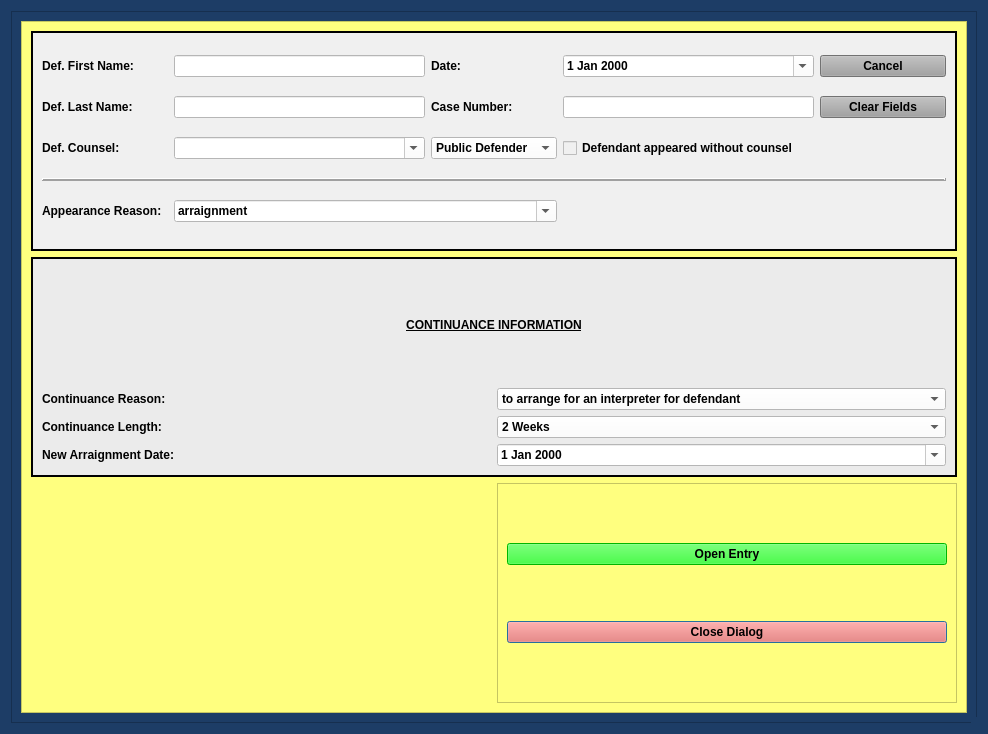
<?xml version="1.0" encoding="UTF-8"?>
<ui version="4.0">
 <class>ArraignmentContinueDialog</class>
 <widget class="QDialog" name="ArraignmentContinueDialog">
  <property name="windowModality">
   <enum>Qt::NonModal</enum>
  </property>
  <property name="enabled">
   <bool>true</bool>
  </property>
  <property name="geometry">
   <rect>
    <x>0</x>
    <y>0</y>
    <width>988</width>
    <height>734</height>
   </rect>
  </property>
  <property name="sizePolicy">
   <sizepolicy hsizetype="Preferred" vsizetype="Preferred">
    <horstretch>0</horstretch>
    <verstretch>0</verstretch>
   </sizepolicy>
  </property>
  <property name="minimumSize">
   <size>
    <width>0</width>
    <height>0</height>
   </size>
  </property>
  <property name="maximumSize">
   <size>
    <width>2500</width>
    <height>3500</height>
   </size>
  </property>
  <property name="palette">
   <palette>
    <active>
     <colorrole role="Button">
      <brush brushstyle="SolidPattern">
       <color alpha="255">
        <red>29</red>
        <green>61</green>
        <blue>102</blue>
       </color>
      </brush>
     </colorrole>
     <colorrole role="Base">
      <brush brushstyle="SolidPattern">
       <color alpha="255">
        <red>29</red>
        <green>61</green>
        <blue>102</blue>
       </color>
      </brush>
     </colorrole>
     <colorrole role="Window">
      <brush brushstyle="SolidPattern">
       <color alpha="255">
        <red>29</red>
        <green>61</green>
        <blue>102</blue>
       </color>
      </brush>
     </colorrole>
    </active>
    <inactive>
     <colorrole role="Button">
      <brush brushstyle="SolidPattern">
       <color alpha="255">
        <red>29</red>
        <green>61</green>
        <blue>102</blue>
       </color>
      </brush>
     </colorrole>
     <colorrole role="Base">
      <brush brushstyle="SolidPattern">
       <color alpha="255">
        <red>29</red>
        <green>61</green>
        <blue>102</blue>
       </color>
      </brush>
     </colorrole>
     <colorrole role="Window">
      <brush brushstyle="SolidPattern">
       <color alpha="255">
        <red>29</red>
        <green>61</green>
        <blue>102</blue>
       </color>
      </brush>
     </colorrole>
    </inactive>
    <disabled>
     <colorrole role="Button">
      <brush brushstyle="SolidPattern">
       <color alpha="255">
        <red>29</red>
        <green>61</green>
        <blue>102</blue>
       </color>
      </brush>
     </colorrole>
     <colorrole role="Base">
      <brush brushstyle="SolidPattern">
       <color alpha="255">
        <red>29</red>
        <green>61</green>
        <blue>102</blue>
       </color>
      </brush>
     </colorrole>
     <colorrole role="Window">
      <brush brushstyle="SolidPattern">
       <color alpha="255">
        <red>29</red>
        <green>61</green>
        <blue>102</blue>
       </color>
      </brush>
     </colorrole>
    </disabled>
   </palette>
  </property>
  <property name="font">
   <font>
    <family>Palatino Linotype</family>
    <pointsize>10</pointsize>
    <weight>75</weight>
    <italic>false</italic>
    <bold>true</bold>
   </font>
  </property>
  <property name="windowTitle">
   <string>Arraignment Continuance Entry Case Information</string>
  </property>
  <property name="toolTip">
   <string/>
  </property>
  <property name="styleSheet">
   <string notr="true">background-color: rgb(29, 61, 102);
font: 75 10pt &quot;Palatino Linotype&quot;;
font-weight: bold;</string>
  </property>
  <property name="sizeGripEnabled">
   <bool>true</bool>
  </property>
  <property name="modal">
   <bool>true</bool>
  </property>
  <layout class="QGridLayout" name="gridLayout_8">
   <item row="0" column="0">
    <widget class="QFrame" name="frame_4">
     <property name="styleSheet">
      <string notr="true">background-color: rgb(29, 61, 102);</string>
     </property>
     <property name="frameShape">
      <enum>QFrame::StyledPanel</enum>
     </property>
     <property name="frameShadow">
      <enum>QFrame::Raised</enum>
     </property>
     <layout class="QGridLayout" name="gridLayout_4">
      <item row="0" column="0">
       <widget class="QScrollArea" name="scrollArea">
        <property name="focusPolicy">
         <enum>Qt::NoFocus</enum>
        </property>
        <property name="styleSheet">
         <string notr="true">background-color: rgb(255, 255, 127);</string>
        </property>
        <property name="widgetResizable">
         <bool>true</bool>
        </property>
        <widget class="QWidget" name="scrollAreaWidgetContents">
         <property name="geometry">
          <rect>
           <x>0</x>
           <y>0</y>
           <width>948</width>
           <height>694</height>
          </rect>
         </property>
         <layout class="QGridLayout" name="gridLayout_2">
          <item row="0" column="0" colspan="2">
           <widget class="QFrame" name="case_name_Frame">
            <property name="sizePolicy">
             <sizepolicy hsizetype="Preferred" vsizetype="Preferred">
              <horstretch>0</horstretch>
              <verstretch>0</verstretch>
             </sizepolicy>
            </property>
            <property name="styleSheet">
             <string notr="true">background-color: rgb(240, 240, 240);</string>
            </property>
            <property name="frameShape">
             <enum>QFrame::Box</enum>
            </property>
            <property name="frameShadow">
             <enum>QFrame::Plain</enum>
            </property>
            <property name="lineWidth">
             <number>2</number>
            </property>
            <layout class="QGridLayout" name="gridLayout" columnstretch="1,2,1,2,1">
             <item row="1" column="0">
              <widget class="QLabel" name="label_2">
               <property name="text">
                <string>Def. Last Name:</string>
               </property>
              </widget>
             </item>
             <item row="0" column="3">
              <widget class="NoScrollDateEdit" name="plea_trial_date">
               <property name="focusPolicy">
                <enum>Qt::NoFocus</enum>
               </property>
               <property name="styleSheet">
                <string notr="true">color: rgb(0, 0, 0);
background-color: rgb(255, 255, 255);</string>
               </property>
               <property name="calendarPopup">
                <bool>true</bool>
               </property>
              </widget>
             </item>
             <item row="0" column="2">
              <widget class="QLabel" name="label_26">
               <property name="text">
                <string>Date:</string>
               </property>
              </widget>
             </item>
             <item row="2" column="0">
              <widget class="QLabel" name="label_24">
               <property name="text">
                <string>Def. Counsel:</string>
               </property>
              </widget>
             </item>
             <item row="2" column="2">
              <widget class="NoScrollComboBox" name="defense_counsel_type_box">
               <property name="styleSheet">
                <string notr="true">background-color: rgb(255, 255, 255);</string>
               </property>
               <item>
                <property name="text">
                 <string>Public Defender</string>
                </property>
               </item>
               <item>
                <property name="text">
                 <string>Private Counsel</string>
                </property>
               </item>
              </widget>
             </item>
             <item row="2" column="3">
              <widget class="QCheckBox" name="defense_counsel_waived_checkBox">
               <property name="text">
                <string>Defendant appeared without counsel</string>
               </property>
              </widget>
             </item>
             <item row="2" column="1">
              <widget class="DefenseCounselComboBox" name="defense_counsel_name_box">
               <property name="styleSheet">
                <string notr="true">background-color: rgb(255, 255, 255);</string>
               </property>
               <property name="editable">
                <bool>true</bool>
               </property>
              </widget>
             </item>
             <item row="1" column="4">
              <widget class="QPushButton" name="clear_fields_case_Button">
               <property name="focusPolicy">
                <enum>Qt::NoFocus</enum>
               </property>
               <property name="styleSheet">
                <string notr="true">background-color: rgb(160, 160, 160);</string>
               </property>
               <property name="text">
                <string>Clear Fields</string>
               </property>
              </widget>
             </item>
             <item row="0" column="1">
              <widget class="QLineEdit" name="defendant_first_name_lineEdit">
               <property name="styleSheet">
                <string notr="true">background-color: rgb(255, 255, 255);</string>
               </property>
              </widget>
             </item>
             <item row="1" column="1">
              <widget class="QLineEdit" name="defendant_last_name_lineEdit">
               <property name="enabled">
                <bool>true</bool>
               </property>
               <property name="styleSheet">
                <string notr="true">background-color: rgb(255, 255, 255);</string>
               </property>
              </widget>
             </item>
             <item row="4" column="0">
              <widget class="QLabel" name="label_11">
               <property name="text">
                <string>Appearance Reason:</string>
               </property>
              </widget>
             </item>
             <item row="0" column="4">
              <widget class="QPushButton" name="cancel_Button">
               <property name="focusPolicy">
                <enum>Qt::NoFocus</enum>
               </property>
               <property name="styleSheet">
                <string notr="true">background-color: rgb(160, 160, 160);</string>
               </property>
               <property name="text">
                <string>Cancel</string>
               </property>
              </widget>
             </item>
             <item row="1" column="2">
              <widget class="QLabel" name="label_3">
               <property name="text">
                <string>Case Number:</string>
               </property>
              </widget>
             </item>
             <item row="0" column="0">
              <widget class="QLabel" name="label">
               <property name="text">
                <string>Def. First Name:</string>
               </property>
              </widget>
             </item>
             <item row="1" column="3">
              <widget class="QLineEdit" name="case_number_lineEdit">
               <property name="maximumSize">
                <size>
                 <width>500</width>
                 <height>16777215</height>
                </size>
               </property>
               <property name="styleSheet">
                <string notr="true">background-color: rgb(255, 255, 255);</string>
               </property>
              </widget>
             </item>
             <item row="3" column="0" colspan="5">
              <widget class="Line" name="line">
               <property name="frameShadow">
                <enum>QFrame::Raised</enum>
               </property>
               <property name="lineWidth">
                <number>2</number>
               </property>
               <property name="orientation">
                <enum>Qt::Horizontal</enum>
               </property>
              </widget>
             </item>
             <item row="4" column="1" colspan="2">
              <widget class="NoScrollComboBox" name="appearance_reason_box">
               <property name="styleSheet">
                <string notr="true">background-color: rgb(255, 255, 255);</string>
               </property>
               <property name="editable">
                <bool>true</bool>
               </property>
               <item>
                <property name="text">
                 <string>arraignment</string>
                </property>
               </item>
               <item>
                <property name="text">
                 <string>final community control violation hearing</string>
                </property>
               </item>
               <item>
                <property name="text">
                 <string>preliminary community control violation hearing</string>
                </property>
               </item>
               <item>
                <property name="text">
                 <string>final pre-trial</string>
                </property>
               </item>
               <item>
                <property name="text">
                 <string>LEAP sentencing</string>
                </property>
               </item>
               <item>
                <property name="text">
                 <string>jury trial</string>
                </property>
               </item>
               <item>
                <property name="text">
                 <string>trial to court</string>
                </property>
               </item>
               <item>
                <property name="text">
                 <string>motion hearing</string>
                </property>
               </item>
               <item>
                <property name="text">
                 <string>warrant for failure to appear</string>
                </property>
               </item>
              </widget>
             </item>
            </layout>
           </widget>
          </item>
          <item row="2" column="1">
           <widget class="QFrame" name="frame_8">
            <property name="styleSheet">
             <string notr="true">
background-color: rgb(255, 255, 127);</string>
            </property>
            <property name="frameShape">
             <enum>QFrame::StyledPanel</enum>
            </property>
            <property name="frameShadow">
             <enum>QFrame::Raised</enum>
            </property>
            <layout class="QGridLayout" name="gridLayout_10">
             <item row="0" column="0">
              <widget class="QPushButton" name="create_entry_Button">
               <property name="styleSheet">
                <string notr="true">background-color: rgb(0, 255, 0);
font: 75 11pt &quot;Palatino Linotype&quot;;
font-weight: bold;</string>
               </property>
               <property name="text">
                <string>Open Entry</string>
               </property>
               <property name="autoDefault">
                <bool>false</bool>
               </property>
              </widget>
             </item>
             <item row="2" column="0">
              <widget class="QPushButton" name="close_dialog_Button">
               <property name="styleSheet">
                <string notr="true">background-color: rgb(255, 96, 82);
font: 75 11pt &quot;Palatino Linotype&quot;;
font-weight: bold;</string>
               </property>
               <property name="text">
                <string>Close Dialog</string>
               </property>
              </widget>
             </item>
            </layout>
           </widget>
          </item>
          <item row="1" column="0" colspan="2">
           <widget class="QFrame" name="frame">
            <property name="styleSheet">
             <string notr="true">background-color: rgb(235, 235, 235);</string>
            </property>
            <property name="frameShape">
             <enum>QFrame::Box</enum>
            </property>
            <property name="frameShadow">
             <enum>QFrame::Plain</enum>
            </property>
            <property name="lineWidth">
             <number>2</number>
            </property>
            <layout class="QGridLayout" name="gridLayout_6">
             <item row="0" column="0" colspan="2">
              <widget class="QLabel" name="label_4">
               <property name="text">
                <string>&lt;html&gt;&lt;head/&gt;&lt;body&gt;&lt;p&gt;&lt;span style=&quot; text-decoration: underline;&quot;&gt;CONTINUANCE INFORMATION&lt;/span&gt;&lt;/p&gt;&lt;/body&gt;&lt;/html&gt;</string>
               </property>
               <property name="alignment">
                <set>Qt::AlignCenter</set>
               </property>
              </widget>
             </item>
             <item row="2" column="1">
              <widget class="NoScrollComboBox" name="continuance_length_box">
               <property name="styleSheet">
                <string notr="true">background-color: rgb(255, 255, 255);</string>
               </property>
               <item>
                <property name="text">
                 <string>2 Weeks</string>
                </property>
               </item>
               <item>
                <property name="text">
                 <string>1 Week</string>
                </property>
               </item>
              </widget>
             </item>
             <item row="2" column="0">
              <widget class="QLabel" name="continuance_label">
               <property name="text">
                <string>Continuance Length:</string>
               </property>
              </widget>
             </item>
             <item row="1" column="0">
              <widget class="QLabel" name="label_6">
               <property name="text">
                <string>Continuance Reason:</string>
               </property>
              </widget>
             </item>
             <item row="1" column="1">
              <widget class="NoScrollComboBox" name="continuance_reason_box">
               <property name="styleSheet">
                <string notr="true">background-color: rgb(255, 255, 255);</string>
               </property>
               <item>
                <property name="text">
                 <string>to arrange for an interpreter for defendant</string>
                </property>
               </item>
               <item>
                <property name="text">
                 <string>allow defendant to obtain counsel</string>
                </property>
               </item>
              </widget>
             </item>
             <item row="3" column="0">
              <widget class="QLabel" name="arraignment_date_label">
               <property name="text">
                <string>New Arraignment Date:</string>
               </property>
              </widget>
             </item>
             <item row="3" column="1">
              <widget class="NoScrollDateEdit" name="new_arraignment_date_box">
               <property name="styleSheet">
                <string notr="true">background-color: rgb(255, 255, 255);</string>
               </property>
               <property name="calendarPopup">
                <bool>true</bool>
               </property>
              </widget>
             </item>
            </layout>
           </widget>
          </item>
         </layout>
        </widget>
       </widget>
      </item>
     </layout>
    </widget>
   </item>
  </layout>
 </widget>
 <customwidgets>
  <customwidget>
   <class>NoScrollDateEdit</class>
   <extends>QDateEdit</extends>
   <header>munientry.widgets.custom_widgets</header>
  </customwidget>
  <customwidget>
   <class>NoScrollComboBox</class>
   <extends>QComboBox</extends>
   <header>munientry.widgets.combo_boxes</header>
  </customwidget>
  <customwidget>
   <class>DefenseCounselComboBox</class>
   <extends>QComboBox</extends>
   <header>munientry.widgets.combo_boxes</header>
  </customwidget>
 </customwidgets>
 <tabstops>
  <tabstop>defendant_first_name_lineEdit</tabstop>
  <tabstop>defendant_last_name_lineEdit</tabstop>
  <tabstop>case_number_lineEdit</tabstop>
  <tabstop>create_entry_Button</tabstop>
  <tabstop>close_dialog_Button</tabstop>
 </tabstops>
 <resources/>
 <connections/>
 <slots>
  <slot>create_entry()</slot>
  <slot>continue_dialog()</slot>
  <slot>close_window()</slot>
  <slot>set_dialog()</slot>
  <slot>update_case_information()</slot>
  <slot>ovi_dialog()</slot>
  <slot>sentencing_dialog()</slot>
  <slot>proceed_to_sentencing()</slot>
  <slot>proceed_to_ovi()</slot>
  <slot>add_charge()</slot>
  <slot>set_statute()</slot>
  <slot>set_pay_date()</slot>
  <slot>amend_offense()</slot>
  <slot>set_offense()</slot>
  <slot>add_charge_to_view()</slot>
  <slot>delete_charge()</slot>
  <slot>delete_charge_from_view()</slot>
  <slot>close_event()</slot>
  <slot>set_fra_in_file()</slot>
  <slot>set_fra_in_court()</slot>
  <slot>start_add_conditions_dialog()</slot>
  <slot>start_amend_offense_dialog()</slot>
 </slots>
</ui>
